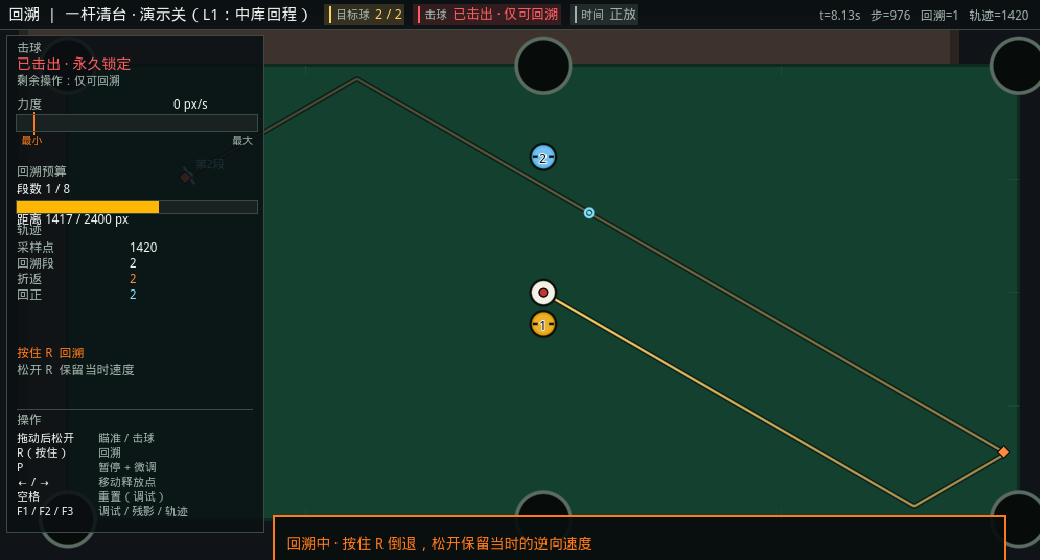
#> input picture godot/evidence/loc_rewind-contact.png, 1040 x 560 px; its folder holds only this picture in this run
$ python loc_render_check.py
#> lines starting #> are read from the running program, lines starting #| are printed output that depends on the picture
"""Localization render checks: no font library, just PIL + numpy.

Three questions, each answered from pixels rather than from a return code:

1. TOFU TEST.  A missing CJK glyph renders as a hollow rectangle.  Every tofu box in a run is
   the *same* bitmap, so a row of tofu has a very low count of distinct connected-component
   shapes.  Real Chinese has many distinct shapes per run.  We report, per text band, the number
   of connected components and how many DISTINCT component bitmaps they collapse to.  All-equal
   components => tofu; many distinct => real glyphs.

2. CLIP TEST.  Is there ink touching the last few pixel columns of the canvas?  (Right-edge
   overflow of a right-aligned readout.)

3. PANEL OVERFLOW.  Does HUD ink appear to the right of the left panel's edge, or below/above its
   declared band?
"""

import sys
from pathlib import Path

import numpy as np
from PIL import Image

INK = 60.0  # per-channel distance from the band's modal colour to count as ink


# [73 lines left out: functions band_arrays, components, tofu_report, ink_extent, not called in this run]


def nonblank(path, min_distinct=8, min_content=0.02, tolerance=6):
    """The same two quantities src/ui/verify_png.gd computes, with the same thresholds.

    verify_png.gd is a GDScript per-pixel loop over a 582,400-pixel image; a single 1040x560 frame
    had not finished after 10 minutes on this machine, so the identical arithmetic is done here in
    numpy.  Recorded because the deliverable asks for the non-blank evidence -- NOT because it says
    anything about CJK: a screenshot full of tofu boxes is non-blank too.
    """
#> called with min_distinct = 8, min_content = 0.02, tolerance = 6
    img = Image.open(path).convert("RGB")
#> img is the input picture: PIL image 1040x560 RGB; mean R, G, B 24.8, 50.6, 39.5
    a = np.asarray(img, dtype=np.int32)  # int32, not uint16: (r << 16) overflows uint16
    keys = (a[:, :, 0] << 16) | (a[:, :, 1] << 8) | a[:, :, 2]
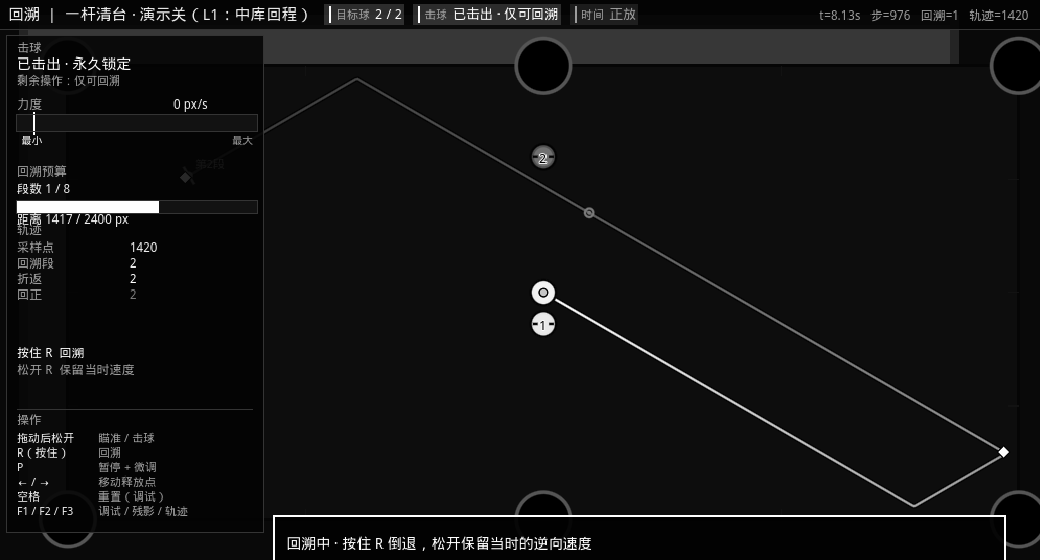
#> keys: shape (560, 1040) int32; min 461578, max 16765286, mean 1640927.1; drawn with min black and max white
    vals, counts = np.unique(keys, return_counts=True)
#> vals = 6437 values from 461578 to 16765286; counts = 6437 values, max 323266 at index 557, min 1 at index 3, mean 90.48
    distinct = len(vals)
#> distinct = 6437
    top = int(np.argmax(counts))
#> top = 557
    bg_key, bg_count = int(vals[top]), int(counts[top])
#> bg_key = 1327151; bg_count = 323266
    bg = np.array([(bg_key >> 16) & 255, (bg_key >> 8) & 255, bg_key & 255], dtype=np.int32)
#> bg = [20, 64, 47]
    diff = np.abs(a - bg).max(axis=2)
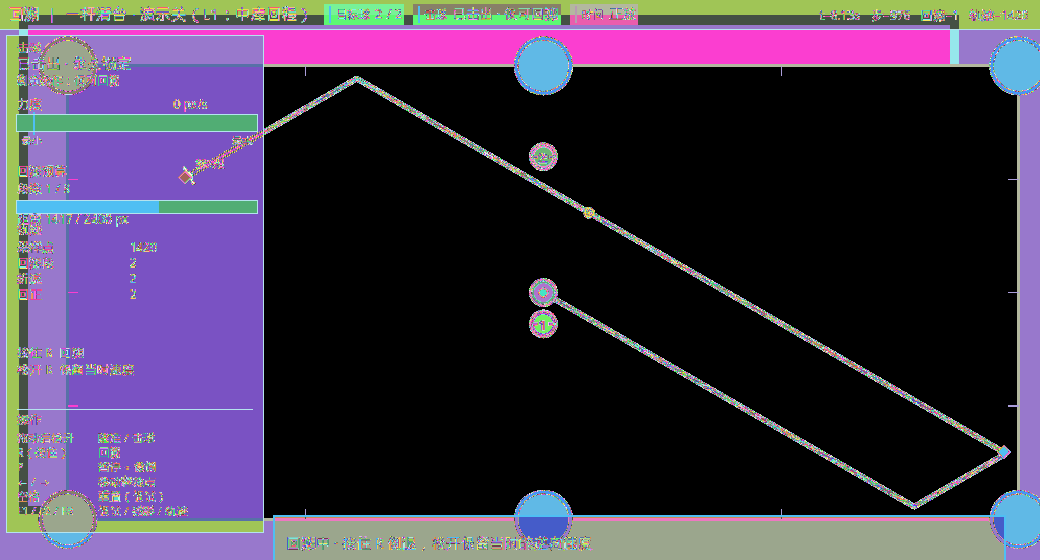
#> diff: shape (560, 1040) int32; 236 distinct labels, from 0 to 235; one colour per label, 0 black
    content = int((diff > tolerance).sum())
#> content = 258688
    total = a.shape[0] * a.shape[1]
#> total = 582400
    ratio = content / total
#> ratio = 0.444
    blank = distinct < min_distinct or ratio < min_content
#> blank = False
    return dict(file=Path(path).name, distinct=distinct,
                bg="#%02x%02x%02x" % ((bg_key >> 16) & 255, (bg_key >> 8) & 255, bg_key & 255),
                bg_pct=100.0 * bg_count / total, content_px=content, content_pct=100.0 * ratio,
                verdict="BLANK" if blank else "NONBLANK")


def main():
    ev = Path(r"D:\codename\codename_billiards\godot\evidence")

    print("non-blank check (same metrics + thresholds as src/ui/verify_png.gd):")
    for f in sorted(ev.glob("loc_*.png")):
        m = nonblank(f)
#> m = {'file': 'loc_rewind-contact.png', 'distinct': 6437, 'bg': '#14402f', 'bg_pct': 55.51, 'content_px': 258688, 'content_pct': 44.42, 'verdict': 'NONBLANK'}
        print(f"  {m['file']:24s} distinct_rgb={m['distinct']:<5d} bg={m['bg']} ({m['bg_pct']:.1f}%) "
              f"content={m['content_px']}px ({m['content_pct']:.2f}%)  VERDICT={m['verdict']}")
#|   loc_rewind-contact.png   distinct_rgb=6437  bg=#14402f (55.5%) content=258688px (44.42%)  VERDICT=NONBLANK

    print("\ntofu / glyph-distinctness check:")
    checks = [
        ("loc_aim.png", "top-bar right readout", (820, 4, 1040, 26)),
        ("loc_aim.png", "left panel STRIKE block", (14, 42, 250, 90)),
        ("loc_aim.png", "left panel CONTROLS block", (14, 390, 250, 540)),
        ("loc_aim.png", "top-bar chips", (0, 4, 700, 26)),
        ("loc_debug.png", "debug overlay block", (700, 36, 962, 470)),
        ("loc_rewind.png", "messages band", (262, 494, 962, 544)),
        ("loc_win.png", "win banner text", (300, 190, 740, 340)),
    ]
    for fname, label, box in checks:
        p = ev / fname
        if not p.exists():
            print(f"  [{label}] MISSING {p}")
            continue
        tofu_report(p, label, box)

    print("\nRight-edge clipping of the top-bar readout (canvas is 1040 wide):")
    for f in ["loc_aim.png", "loc_strike.png", "loc_rewind.png", "loc_debug.png", "loc_win.png"]:
        p = ev / f
        if not p.exists():
            continue
        img = Image.open(p).convert("RGB")
        a = np.asarray(img, dtype=np.float32)[4:26, :]
        flat = a.reshape(-1, 3)
        q = (flat // 4).astype(np.int32)
        keys = q[:, 0] * 4096 + q[:, 1] * 64 + q[:, 2]
        vals, counts = np.unique(keys, return_counts=True)
        bg = flat[keys == vals[np.argmax(counts)]].mean(axis=0)
        m = (np.abs(a - bg).max(axis=2) > INK)[:, 700:]
        cols = np.where(m.any(axis=0))[0]
        last = 700 + int(cols.max()) if len(cols) else -1
        touch = "TOUCHES-EDGE(1039)" if last >= 1039 else "clear"
        print(f"  {f:22s} rightmost ink column in y4..26 = {last}  {touch}")

    print("\nLeft-panel bounds (panel is x6..252, y34..510):")
    for f in ["loc_aim.png", "loc_debug.png", "loc_rewind.png"]:
        p = ev / f
        if not p.exists():
            continue
        img = Image.open(p).convert("RGB")
        a = np.asarray(img, dtype=np.float32)
        # far-left dead strip x0..5 must be untouched (panel starts at 6)
        strip = a[34:510, 0:5]
        print(f"  {f:22s} ink in x0..4 strip = {int((np.abs(strip - strip.reshape(-1,3)[0]).max(axis=1) > INK).sum())}")


if __name__ == "__main__":
    main()
